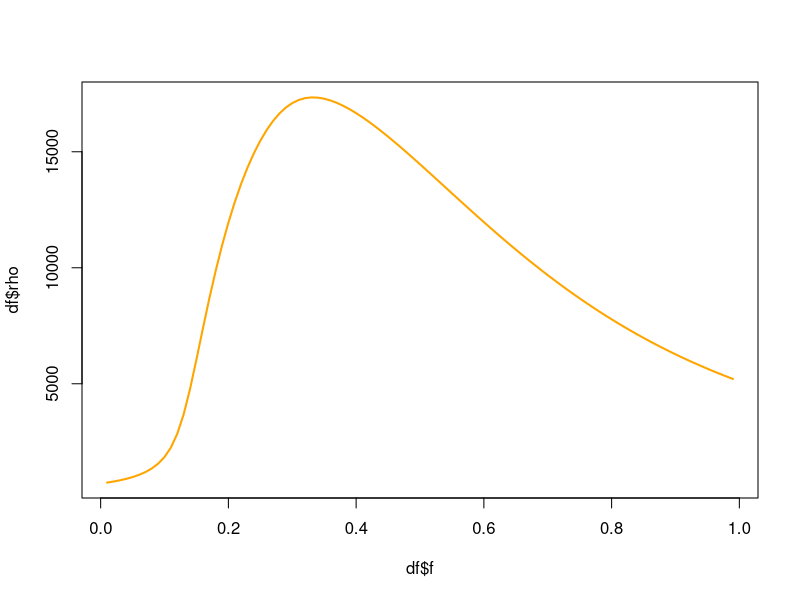

The R source for this figure:
## ---- chunk 1
knitr::opts_chunk$set(echo = TRUE)
## ---- chunk 2
# Load deSolve package
library(deSolve)

# Function with the models differential equations
wildlife_urbanization_model <- function(t, state, parameters) {
  with(as.list(c(state, parameters)),{
    
    dSp <- (b0 - (b1 * (Sp + Ip)) /(1-f) ) * (Sp + Ip) - m * Sp -  # demography
      beta_p * Sp * Ip + gamma * Ip -  # infection
      sigma * f * Sp + sigma * (1 - c_sigma) * (1 - f) * St  # movement
    
    
    dIp <-  beta_p * Sp * Ip - gamma * Ip -  # infection
      (m + mu) * Ip -  # demography
      sigma * f * Ip + sigma * (1 - c_sigma) * (1 - f) * It  # movement
    
    
    dSt <- (b0 - (b1 * (St + It) / f)) * (St + It) - (m / (1 - c_m)) * St -  # demography
      beta_t * St * It + gamma * It +  # infection
      sigma * f * Sp - sigma * (1 - c_sigma) * (1 - f) * St  # movement
    
    
    dIt <- beta_t * St * It - gamma * It -  # infection
      ((m + mu) / (1 - alpha * c_m)) * It +  # demography
      sigma * f * Ip - sigma * (1 - c_sigma) * (1 - f) * It  # movement
      
      
    list(c(dSp, dIp, dSt, dIt))
  }) 
}

## ---- chunk 3
population <- 50000
infected <- 100


for (beta_p in c(0.0015, 0.006, 0.0105)){
  df <- data.frame(matrix(nrow = 0, ncol = 8))
  colnames(df) <- c('f', 'Sp', 'Ip', 'St', 'It', 'N*', 'p*', 'rho')
  for (f in seq(0.01, 0.99, 0.01)){
    # demography
    m <- 0.1
    b0 <- 0.4
    b1 <- (b0 - m) / population
    c_m <- 0.2
    
    # infection
    beta_p <- beta_p
    beta_t <- 0.006
    gamma <- 36.5
    mu <- 0.25
    alpha <- 2
    
    # movement
    sigma <- -log(0.1)
    c_sigma <- 0.2
    
    parameters <- c(m, b0, b1, c_m, beta_p, beta_t, gamma, mu, alpha, f, sigma, c_sigma)
    
    # Initial values
    state<- c(Sp = (population - infected) * (1 - f),
              Ip = infected * (1 - f),
              St = (population - infected) * f,
              It=  infected * f)
    
    # Time frame of 50 years
    times <- seq(0, 50, 0.05)
    
    out <- tail(ode(y = state, times = times, func = wildlife_urbanization_model, parms = parameters), 1)
    df[nrow(df) + 1,] <- c(f, out[2:5], sum(out[2:5]), (out[3] + out[5])/sum(out[2:5]), out[5]/f)
  }
  if (beta_p == 0.0015){
    # plot(df$'N*' ~ df$f, type = 'l', col = 'orange', lwd = 2)
    # plot(df$'p*' ~ df$f, type = 'l', col = 'orange', lwd = 2, ylim =c(1, 0.1))
    plot(df$rho ~ df$f, type = 'l', col = 'orange', lwd = 2)
  }
  if (beta_p == 0.006){
    # lines(df$'N*' ~ df$f, col = 'blue', lwd = 2)
    # lines(df$'p*' ~ df$f, col = 'blue', lwd = 2)
    # lines(df$rho ~ df$f, col = 'blue', lwd = 2)
  }
  if (beta_p == 0.0105){
  # lines(df$'N*' ~ df$f, col = 'purple', lwd = 2)
    # lines(df$'p*' ~ df$f, col = 'purple', lwd = 2)
    # plot(df$rho ~ df$f, col = 'purple', lwd = 2)
  }
  
}

## ---- chunk 4
run_model <- function(population = 50000, infected = 100, m = 0.1, b0 = 0.4, c_m = 0.2,
                      beta_p = 0.006, beta_t = 0.006, gamma = 36.5, mu = 0.25, alpha = 2,
                      sigma = -log(0.1), c_sigma = 0.2){
  
  population <- population
  infected <- infected
  
  df <- data.frame(matrix(nrow = 0, ncol = 6))
  colnames(df) <- c('f', 'Sp', 'Ip', 'St', 'It', 'N')
  
  for (f in seq(0.01, 0.99, 0.01)){
    #### Dit hoeft vgm niet, want je hebt ze al een naam gegeven bij de function parameters
    # m <- m
    # b0 <- b0
    b1 <- (b0 - m) / population
    # c_m <- c_m
    # 
    # # infection
    # beta_p <- beta_p
    # beta_t <- beta_t
    # gamma <- gamma
    # mu <- mu
    # alpha <- alpha
    # 
    # # movement
    # f <- f
    # sigma <- sigma
    # c_sigma <- c_sigma
    
    # Creating a vector with the parameter values
    parameters <- c(m, b0, b1, c_m, beta_p, beta_t, gamma, mu, alpha, f, sigma, c_sigma)
    print(parameters)
    # Creating a vector with the initial values
    state<- c(Sp = (population - infected) * (1 - f),
              Ip = infected * (1 - f),
              St = (population - infected) * f,
              It =  infected * f)
    
    # Time frame of 50 years
    times <- seq(0, 50, 0.05)
    print(f)
    print(paste0('parameters', parameters))
    out <- tail(ode(y = state, times = times, func = wildlife_urbanization_model, parms = parameters), 1)
    print(paste0('out', out))
    df[nrow(df) + 1,] <- c(f, out[2:5], sum(out[2:5]))
  }
  return(df)
}

## ---- chunk 5
run_model()
